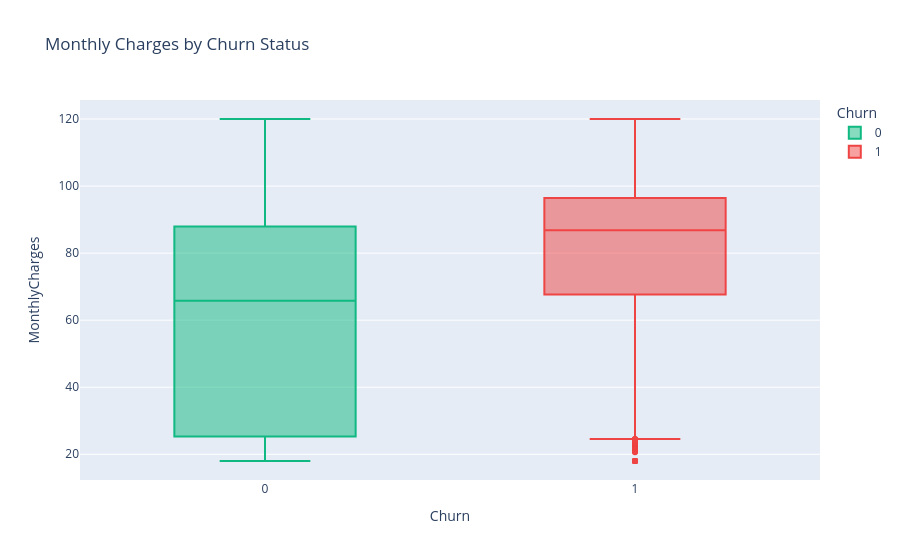
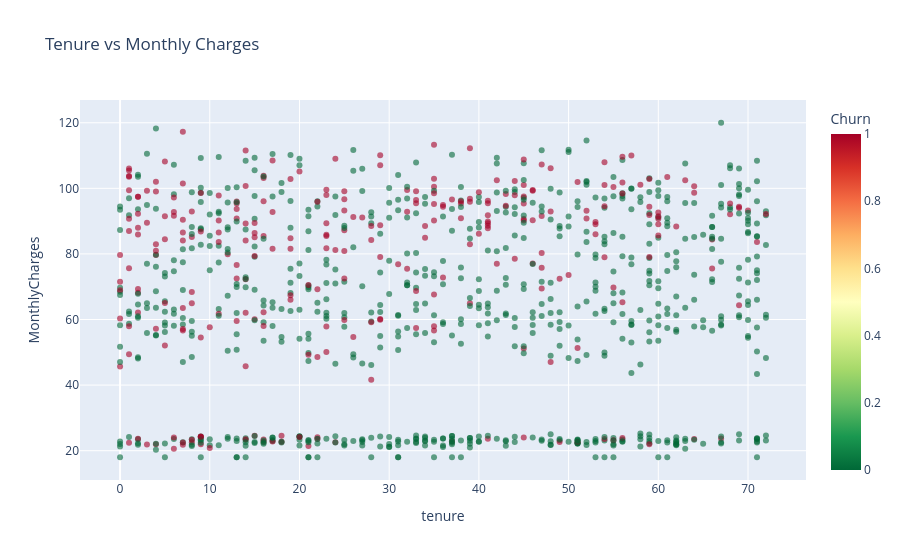

Source (notebook cell) for these figures, in order:
### Markdown cell above
## 5. Revenue Analysis

### Code cell
fig = px.box(df, x='Churn', y='MonthlyCharges', color='Churn',
             color_discrete_map={0: '#10b981', 1: '#ef4444'},
             title='Monthly Charges by Churn Status')
fig.show()

fig2 = px.scatter(df.sample(min(1000, len(df))), x='tenure', y='MonthlyCharges', color='Churn',
                   color_continuous_scale='RdYlGn_r', title='Tenure vs Monthly Charges',
                   opacity=0.6)
fig2.show()

### Figure 1 — Plotly figure (JSON) as saved in the notebook; plotly's stock layout.template omitted (floating-point values rounded to 4 significant figures; data arrays with more than 128 entries replaced by an {"elided": "..."} marker saying what was removed)
{"data": [{"alignmentgroup": "True", "hovertemplate": "Churn=%{x}<br>MonthlyCharges=%{y}<extra></extra>", "legendgroup": "0", "marker": {"color": "#10b981"}, "name": "0", "notched": false, "offsetgroup": "0", "orientation": "v", "showlegend": true, "type": "box", "x": {"elided": "3660 int values"}, "x0": " ", "xaxis": "x", "y": {"elided": "3660 float values"}, "y0": " ", "yaxis": "y"}, {"alignmentgroup": "True", "hovertemplate": "Churn=%{x}<br>MonthlyCharges=%{y}<extra></extra>", "legendgroup": "1", "marker": {"color": "#ef4444"}, "name": "1", "notched": false, "offsetgroup": "1", "orientation": "v", "showlegend": true, "type": "box", "x": {"elided": "1340 int values"}, "x0": " ", "xaxis": "x", "y": {"elided": "1340 float values"}, "y0": " ", "yaxis": "y"}], "layout": {"boxmode": "overlay", "legend": {"title": {"text": "Churn"}, "tracegroupgap": 0}, "title": {"text": "Monthly Charges by Churn Status"}, "xaxis": {"anchor": "y", "categoryarray": [0, 1], "categoryorder": "array", "domain": [0.0, 1.0], "title": {"text": "Churn"}}, "yaxis": {"anchor": "x", "domain": [0.0, 1.0], "title": {"text": "MonthlyCharges"}}}}

### Figure 2 — Plotly figure (JSON) as saved in the notebook; plotly's stock layout.template omitted (floating-point values rounded to 4 significant figures; data arrays with more than 128 entries replaced by an {"elided": "..."} marker saying what was removed)
{"data": [{"hovertemplate": "tenure=%{x}<br>MonthlyCharges=%{y}<br>Churn=%{marker.color}<extra></extra>", "legendgroup": "", "marker": {"color": {"elided": "1000 int values"}, "coloraxis": "coloraxis", "opacity": 0.6, "symbol": "circle"}, "mode": "markers", "name": "", "orientation": "v", "showlegend": false, "type": "scatter", "x": {"elided": "1000 int values"}, "xaxis": "x", "y": {"elided": "1000 float values"}, "yaxis": "y"}], "layout": {"coloraxis": {"autocolorscale": false, "colorbar": {"title": {"text": "Churn"}}, "colorscale": [[0.0, "rgb(0,104,55)"], [0.1, "rgb(26,152,80)"], [0.2, "rgb(102,189,99)"], [0.3, "rgb(166,217,106)"], [0.4, "rgb(217,239,139)"], [0.5, "rgb(255,255,191)"], [0.6, "rgb(254,224,139)"], [0.7, "rgb(253,174,97)"], [0.8, "rgb(244,109,67)"], [0.9, "rgb(215,48,39)"], [1.0, "rgb(165,0,38)"]]}, "legend": {"tracegroupgap": 0}, "title": {"text": "Tenure vs Monthly Charges"}, "xaxis": {"anchor": "y", "domain": [0.0, 1.0], "title": {"text": "tenure"}}, "yaxis": {"anchor": "x", "domain": [0.0, 1.0], "title": {"text": "MonthlyCharges"}}}}
